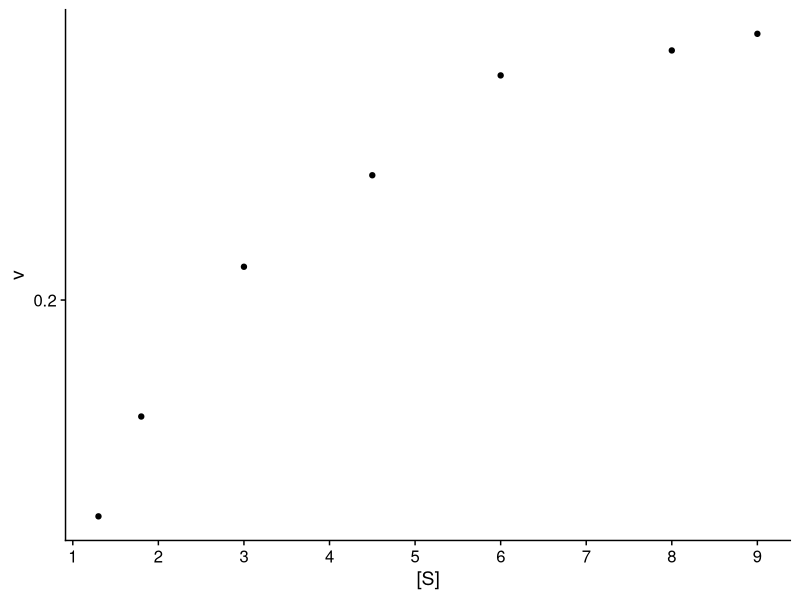
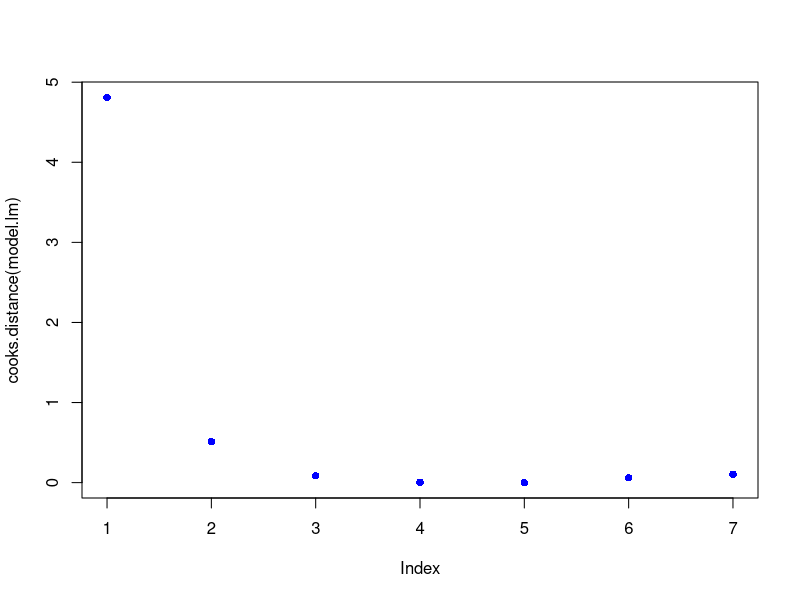
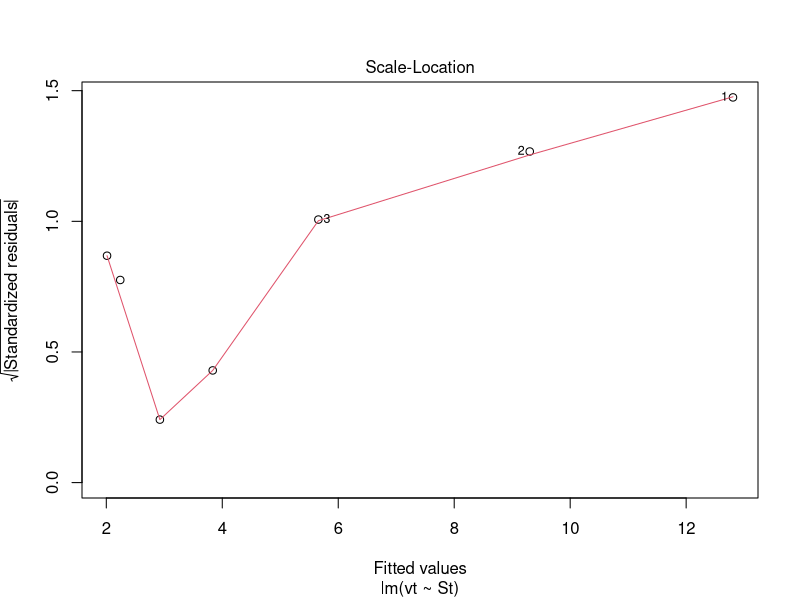
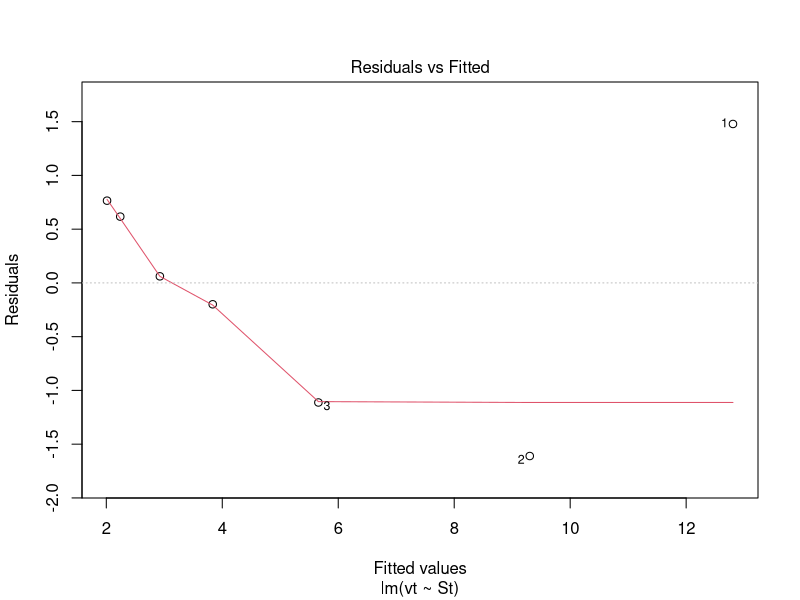
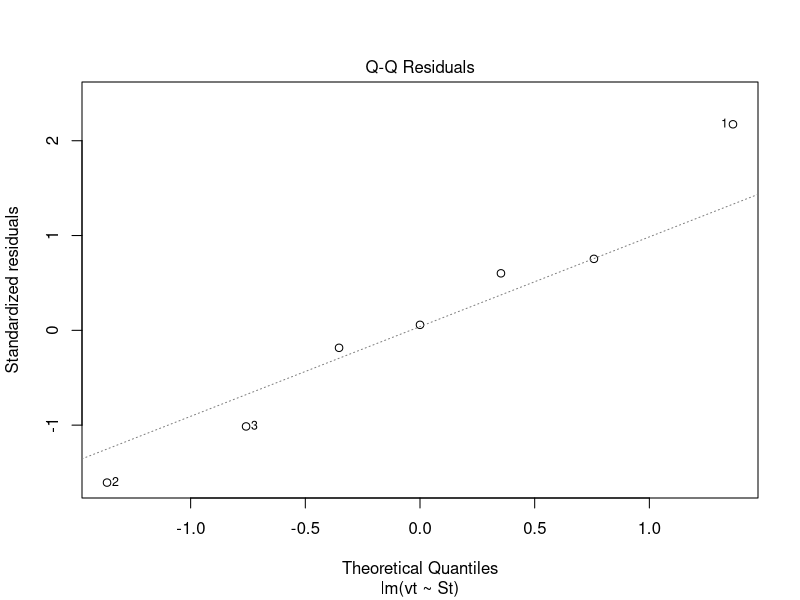
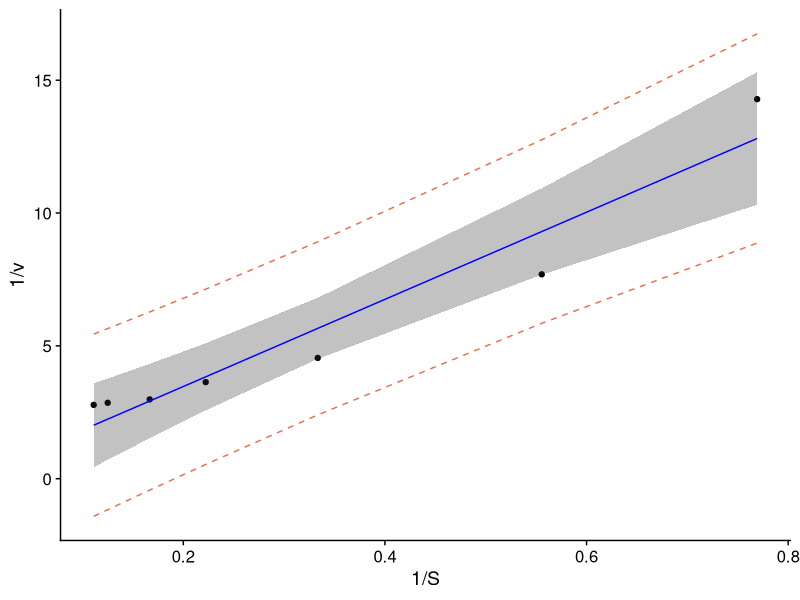
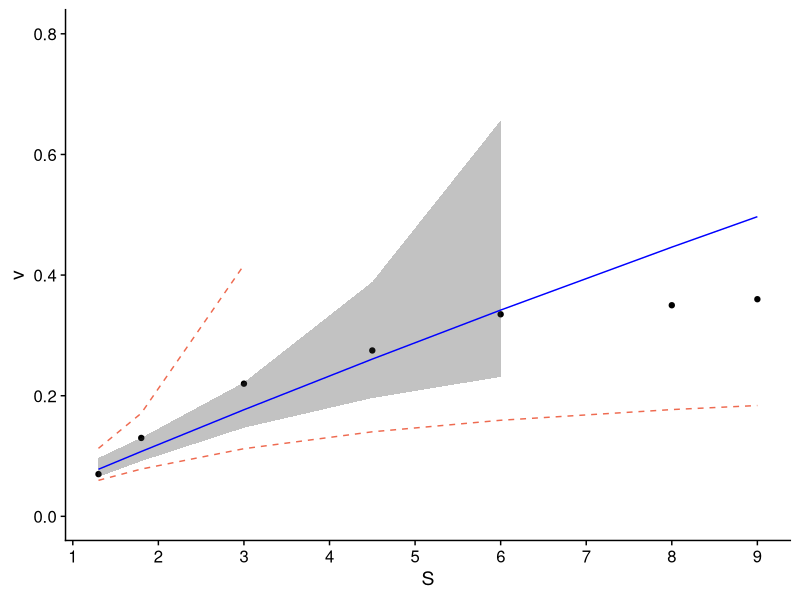
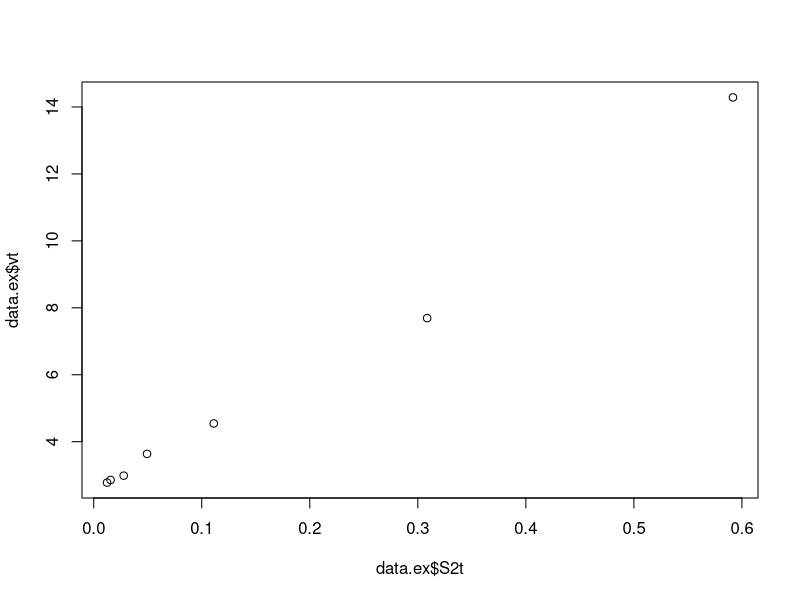

Here is the R script that generated these plots, in order:
## ---- chunk 1
library(ggplot2)
library(cowplot)
library(readxl)
## ---- chunk 2
S <- c(1.3, 1.8, 3, 4.5, 6, 8, 9)
v <- c(.07, .13, .22, .275, .335, .35, .36)
data.ex <- data.frame(S,v)
## ---- chunk 3
## here you can either start a ggplot or just use the simple plot command. Since we're practicing ggplot, let's stick with this.
p <- ggplot(data.ex, aes(S,v)) + geom_point() + 
  cowplot::theme_cowplot() + # adds theme
  scale_y_continuous(breaks=seq(0,0.8,.2)) + # changes scale to min and max with prescribed spacing
  scale_x_continuous(breaks=seq(0,9,1)) + 
  ylab("v") + # adds y-label with units
  xlab("[S]")
p
## ---- chunk 4
data.ex$vt <- 1/data.ex$v
data.ex$St <- 1/data.ex$S
# TODO remove 2nd order here and add actual Michaelis-menten equation and actual linearization examples
data.ex$S2t <- 1/data.ex$S^2
## ---- chunk 5
# Create linear model, 1st order Michaelis Menton
model.lm <- lm(vt~St, data=data.ex)
summary(model.lm)
vm <- 1/model.lm$coefficients[1]
ks <- vm*model.lm$coefficients[2]
vm
ks
## ---- chunk 6
# review leverage/influence of data points on regression. Use plot of Cook's D, evaluate subset of CooksD above threshold, and evaluate DFFITS (another influence diagnostic)

plot(cooks.distance(model.lm), pch = 16, col = "blue") #Plot the Cooks Distances.

n <- length(model.lm$residuals)
p <- length(model.lm$coefficients)
subset(cooks.distance(model.lm), cooks.distance(model.lm) > qf(0.1, p, n - p, lower.tail = FALSE)) # determines if there are any flagged observations from CooksD
subset(dffits(model.lm), dffits(model.lm) > 2 * sqrt(p / n)) # determines if there are any flagged observations from DFFITS
## ---- chunk 7
# Here, the which variable provides the ability to create 4 plots of interest: "Residuals vs Fitted", "Normal Q-Q", "Scale-Location", "Cook's distance", "Residuals vs Leverage"

# To test for homoscedasaticity, review plot of standardized residuals
plot(model.lm,  which = 3, ask = FALSE)

## ---- chunk 8
# To test for bias, review plot of  residuals
plot(model.lm,  which = 1, ask = FALSE)
## ---- chunk 9
# To test for normality, review plot
plot(model.lm,  which = 2, ask = FALSE)
## ---- chunk 10

# Use model to create prediction intervals

model.predict <- predict(model.lm, interval = "predict")

# Use model to create confidence intervals

model.confidence <- predict(model.lm, interval = "confidence")
colnames(model.confidence) <- c("cfit", "clwr", "cupr") #rename columns


# Create dataset that merges dataset

data.all <- cbind(data.ex,model.predict, model.confidence)

# Create ggplot

p1 <- ggplot(data.all, aes(x = St, y = vt)) +
  geom_point() + # adds points
  geom_line(aes(y=lwr), col = "coral2", linetype = "dashed") + #lower prediction interval
  geom_line(aes(y=upr), col = "coral2", linetype = "dashed") + 
  geom_ribbon(aes(ymin=clwr,ymax=cupr),alpha=0.3) +  # confidence band
  geom_line(aes(y=fit), col = "blue") +  # confidence band
  theme_cowplot() +
  ylab("1/v") +
  xlab("1/S")

p1


data.all$fit <- 1/data.all$fit
data.all$lwr <- 1/data.all$lwr
data.all$upr <- 1/data.all$upr
data.all$clwr <- 1/data.all$clwr
data.all$cupr <- 1/data.all$cupr

p <- ggplot(data.all, aes(x = S, y = v)) +
  geom_point() + # adds points
  geom_line(aes(y=lwr), col = "coral2", linetype = "dashed") + #lower prediction interval
  geom_line(aes(y=upr), col = "coral2", linetype = "dashed") + 
  geom_ribbon(aes(ymin=clwr,ymax=cupr),alpha=0.3) +  # confidence band
  geom_line(aes(y=fit), col = "blue") +  # confidence band
  theme_cowplot() +
  ylab("v") +
  xlab("S") +
  scale_y_continuous(breaks=seq(0,0.8,.2)) + # changes scale to min and max with prescribed spacing
  scale_x_continuous(breaks=seq(0,9,1)) + 
  ylim(0,0.8)

p

## ---- chunk 11
# Create linear model, 1st order Michaelis Menton
plot(data.ex$S2t,data.ex$vt)
model.lm <- lm(vt~S2t, data=data.ex)
summary(model.lm)
vm <- 1/model.lm$coefficients[1]
ks <- sqrt(vm*model.lm$coefficients[2])
vm
ks
## ---- chunk 12
# review leverage/influence of data points on regression. Use plot of Cook's D, evaluate subset of CooksD above threshold, and evaluate DFFITS (another influence diagnostic)

plot(cooks.distance(model.lm), pch = 16, col = "blue") #Plot the Cooks Distances.

n <- length(model.lm$residuals)
p <- length(model.lm$coefficients)
subset(cooks.distance(model.lm), cooks.distance(model.lm) > qf(0.1, p, n - p, lower.tail = FALSE)) # determines if there are any flagged observations from CooksD
subset(dffits(model.lm), dffits(model.lm) > 2 * sqrt(p / n)) # determines if there are any flagged observations from DFFITS
## ---- chunk 13
# Here, the which variable provides the ability to create 4 plots of interest: "Residuals vs Fitted", "Normal Q-Q", "Scale-Location", "Cook's distance", "Residuals vs Leverage"

# To test for homoscedasaticity, review plot of standardized residuals
plot(model.lm,  which = 3, ask = FALSE)

## ---- chunk 14
# To test for bias, review plot of  residuals
plot(model.lm,  which = 1, ask = FALSE)
## ---- chunk 15
# To test for normality, review plot
plot(model.lm,  which = 2, ask = FALSE)
## ---- chunk 16

# Use model to create prediction intervals

model.predict <- predict(model.lm, interval = "predict")

# Use model to create confidence intervals

model.confidence <- predict(model.lm, interval = "confidence")
colnames(model.confidence) <- c("cfit", "clwr", "cupr") #rename columns


# Create dataset that merges dataset

data.all <- cbind(data.ex,model.predict, model.confidence)

# Create ggplot

p1 <- ggplot(data.all, aes(x = S2t, y = vt)) +
  geom_point() + # adds points
  geom_line(aes(y=lwr), col = "coral2", linetype = "dashed") + #lower prediction interval
  geom_line(aes(y=upr), col = "coral2", linetype = "dashed") + 
  geom_ribbon(aes(ymin=clwr,ymax=cupr),alpha=0.3) +  # confidence band
  geom_line(aes(y=fit), col = "blue") +  # confidence band
  theme_cowplot() +
  ylab("1/v") +
  xlab("1/S^2")

p1


data.all$fit <- (1/(data.all$fit))
data.all$lwr <- (1/(data.all$lwr))
data.all$upr <- (1/(data.all$upr))
data.all$clwr <- (1/(data.all$clwr))
data.all$cupr <- (1/(data.all$cupr))

p <- ggplot(data.all, aes(x = S, y = v)) +
  geom_point() + # adds points
  geom_line(aes(y=lwr), col = "coral2", linetype = "dashed") + #lower prediction interval
  geom_line(aes(y=upr), col = "coral2", linetype = "dashed") + 
  geom_ribbon(aes(ymin=clwr,ymax=cupr),alpha=0.3) +  # confidence band
  geom_line(aes(y=fit), col = "blue") +  # confidence band
  theme_cowplot() +
  ylab("v") +
  xlab("S") +
  scale_y_continuous(breaks=seq(0,0.4,.1)) + # changes scale to min and max with prescribed spacing
  scale_x_continuous(breaks=seq(0,9,1)) + 
  ylim(0,0.8)

p

